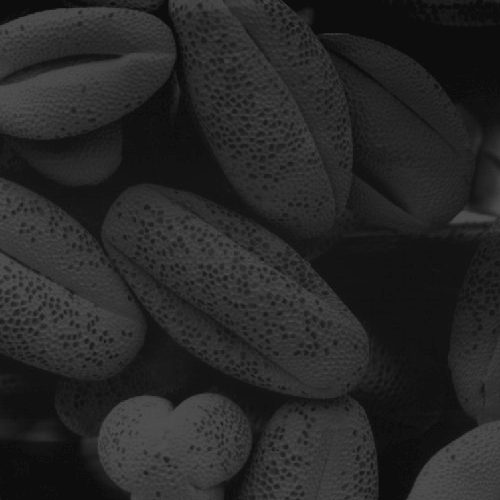
%> input picture pollen.tif, 500 x 500 px
$ octave question3.m   (GNU Octave 9; MATLAB toolbox functions it lacks are replaced by stand-ins)
%> lines starting %> are read from the running program, lines starting %| are printed output that depends on the picture
%pollen
pollen = imread('pollen.tif');
%> pollen is the input picture: size 500x500 uint8; min 13, max 83, mean 38.7

%part1
figure(1),
subplot(2, 2, 1);
imshow(pollen);
title('pollen.tif','fontname','雅痞-繁','Color','k','FontSize',14);
subplot(2, 2, 2);
imhist(pollen);
title('histogram','fontname','雅痞-繁','Color','k','FontSize',14);
subplot(2, 2, 3);
pollen_histeq = histeq(pollen);
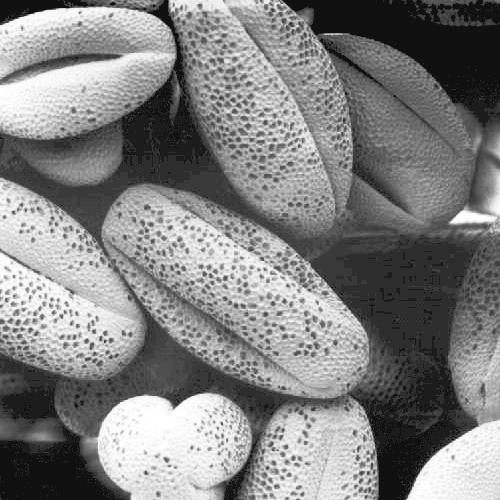
%> pollen_histeq: size 500x500 uint8; min 16, max 255, mean 129.3
imshow(pollen_histeq);
title('equalization','fontname','雅痞-繁','Color','k','FontSize',14);
subplot(2, 2, 4);
imhist(pollen_histeq);
title('histogram equalization','fontname','雅痞-繁','Color','k','FontSize',14);
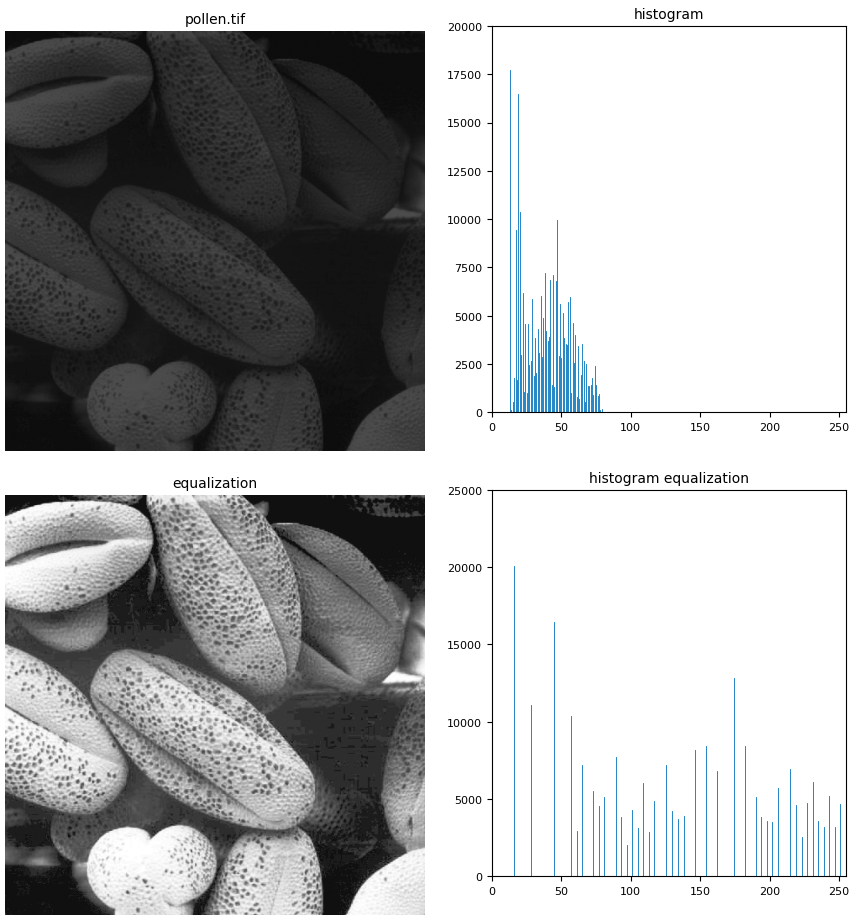
%> figure redrawn from the program's plot data, 4 panels

%part2
M = stretchlim(pollen)
%> M = [0.051; 0.294]
pollen_imadjust = imadjust(pollen, M, [0,1]);
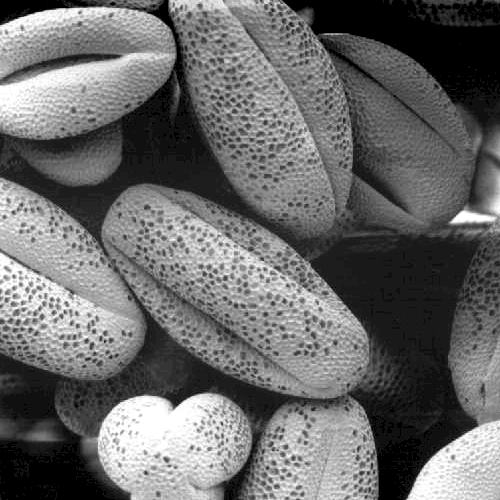
%> pollen_imadjust: size 500x500 uint8; min 0, max 255, mean 105.8

figure(2),
subplot(2, 2, 1);
imshow(pollen);
title('pollen.tif','fontname','雅痞-繁','Color','k','FontSize',14);
subplot(2, 2, 2);
imhist(pollen);
title('histogram','fontname','雅痞-繁','Color','k','FontSize',14);
subplot(2, 2, 3);
imshow(pollen_imadjust);
title('after intensity','fontname','雅痞-繁','Color','k','FontSize',14);
subplot(2, 2, 4);
imhist(pollen_imadjust);
title('after intensity histogram','fontname','雅痞-繁','Color','k','FontSize',14);
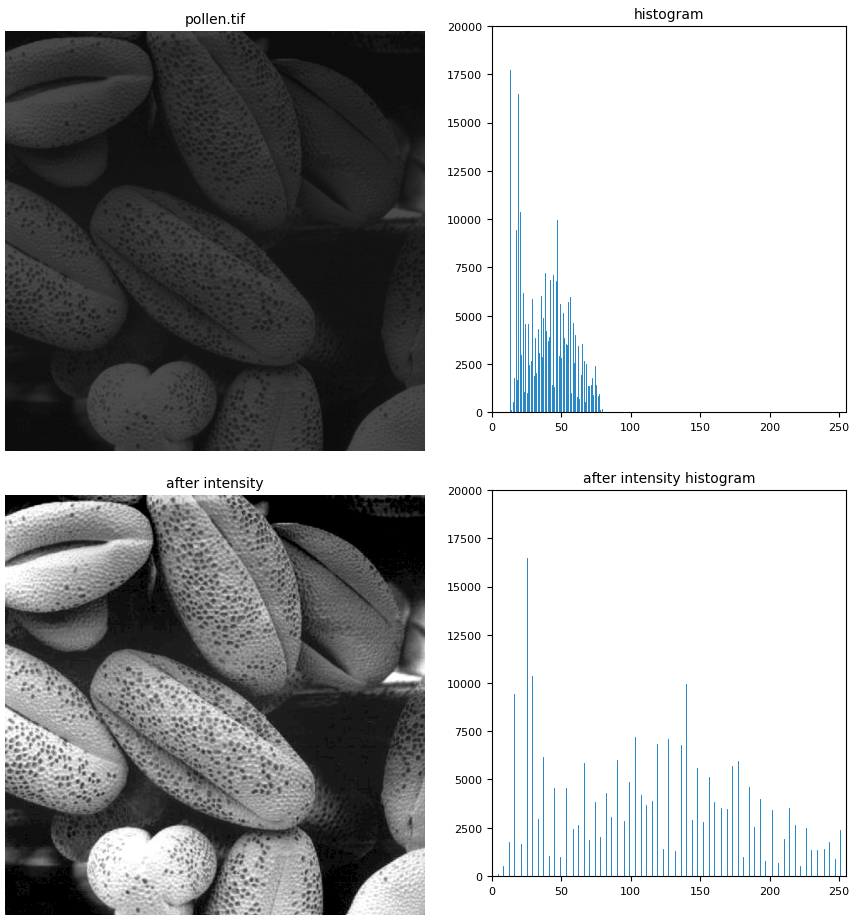
%> figure redrawn from the program's plot data, 4 panels


%aerial
aerial = imread('aerial.tif');
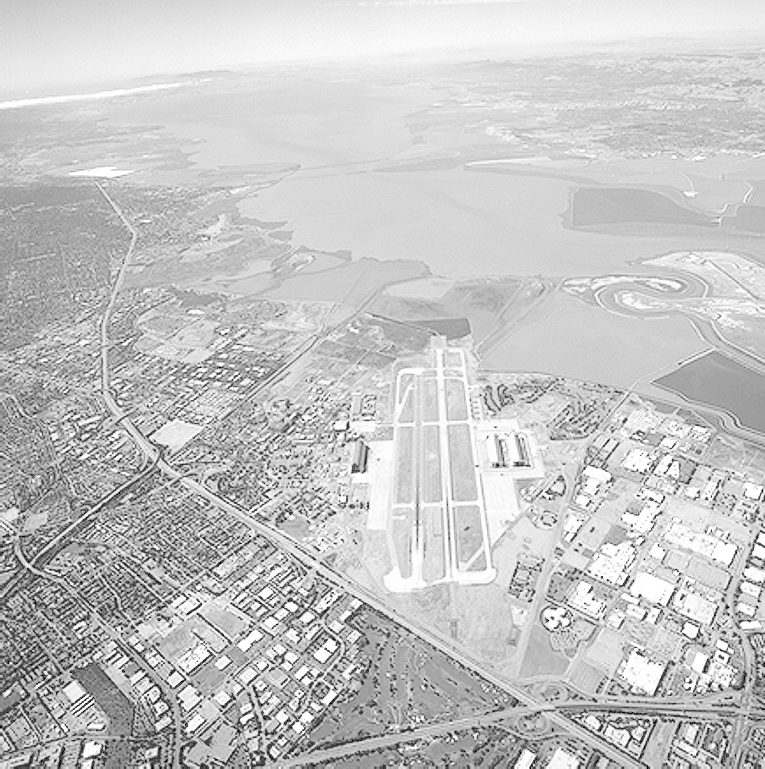
%> input picture aerial.tif, 765 x 769 px
%> aerial is the input picture: size 769x765 uint8; min 0, max 255, mean 197.1

%part1
figure(3),
subplot(2, 2, 1);
imshow(aerial);
title('aerial.tif','fontname','雅痞-繁','Color','k','FontSize',14);
subplot(2, 2, 2);
imhist(aerial);
title('histogram','fontname','雅痞-繁','Color','k','FontSize',14);
subplot(2, 2, 3);
aerial_histeq = histeq(aerial);
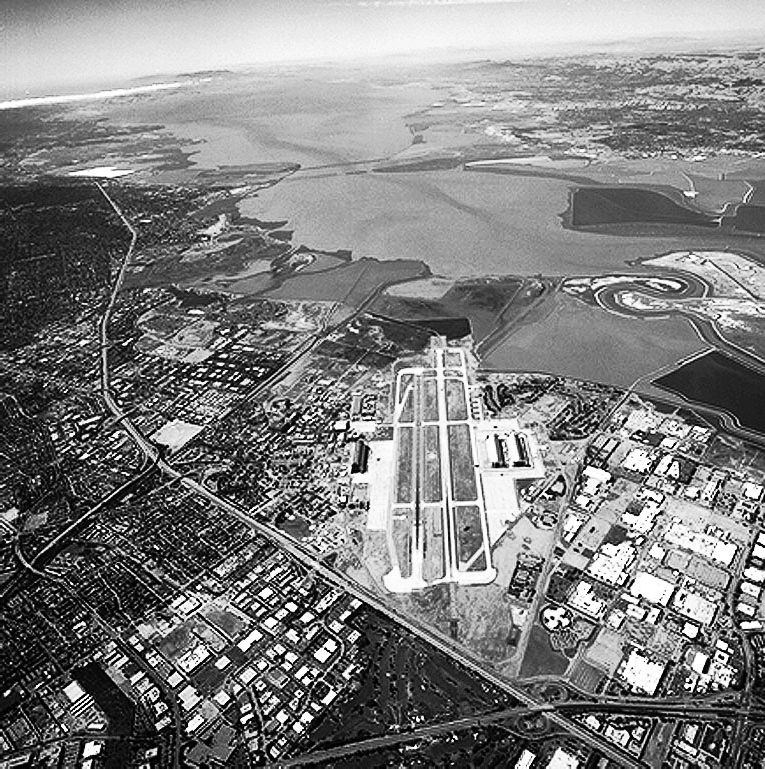
%> aerial_histeq: size 769x765 uint8; min 0, max 255, mean 127
imshow(aerial_histeq);
title('equalization','fontname','雅痞-繁','Color','k','FontSize',14);
subplot(2, 2, 4);
imhist(aerial_histeq);
title('histogram equalization','fontname','雅痞-繁','Color','k','FontSize',14);

%part2
%N = stretchlim(aerial)
aerial_imadjust = imadjust(aerial, [0.6 1], [0,1]);

figure(4),
subplot(2, 2, 1);
imshow(aerial);
title('aerial.tif','fontname','雅痞-繁','Color','k','FontSize',14);
subplot(2, 2, 2);
imhist(aerial);
title('histogram','fontname','雅痞-繁','Color','k','FontSize',14);
subplot(2, 2, 3);
imshow(aerial_imadjust);
title('after intensity','fontname','雅痞-繁','Color','k','FontSize',14);
subplot(2, 2, 4);
imhist(aerial_imadjust);
title('after intensity histogram','fontname','雅痞-繁','Color','k','FontSize',14);
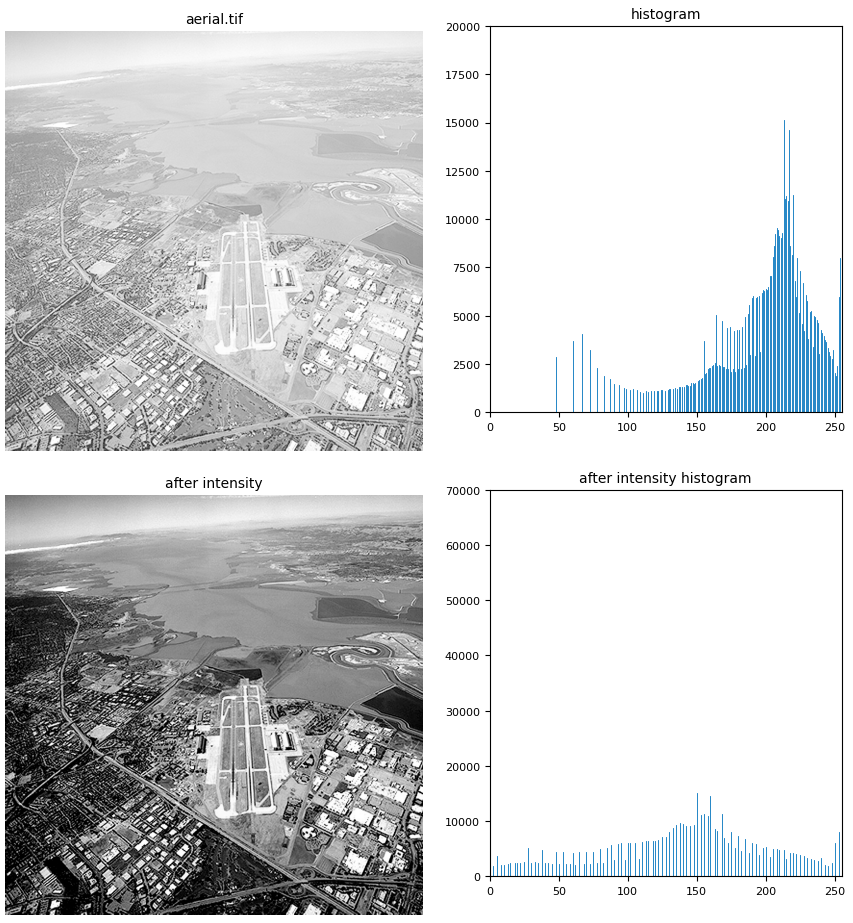
%> figure redrawn from the program's plot data, 4 panels
